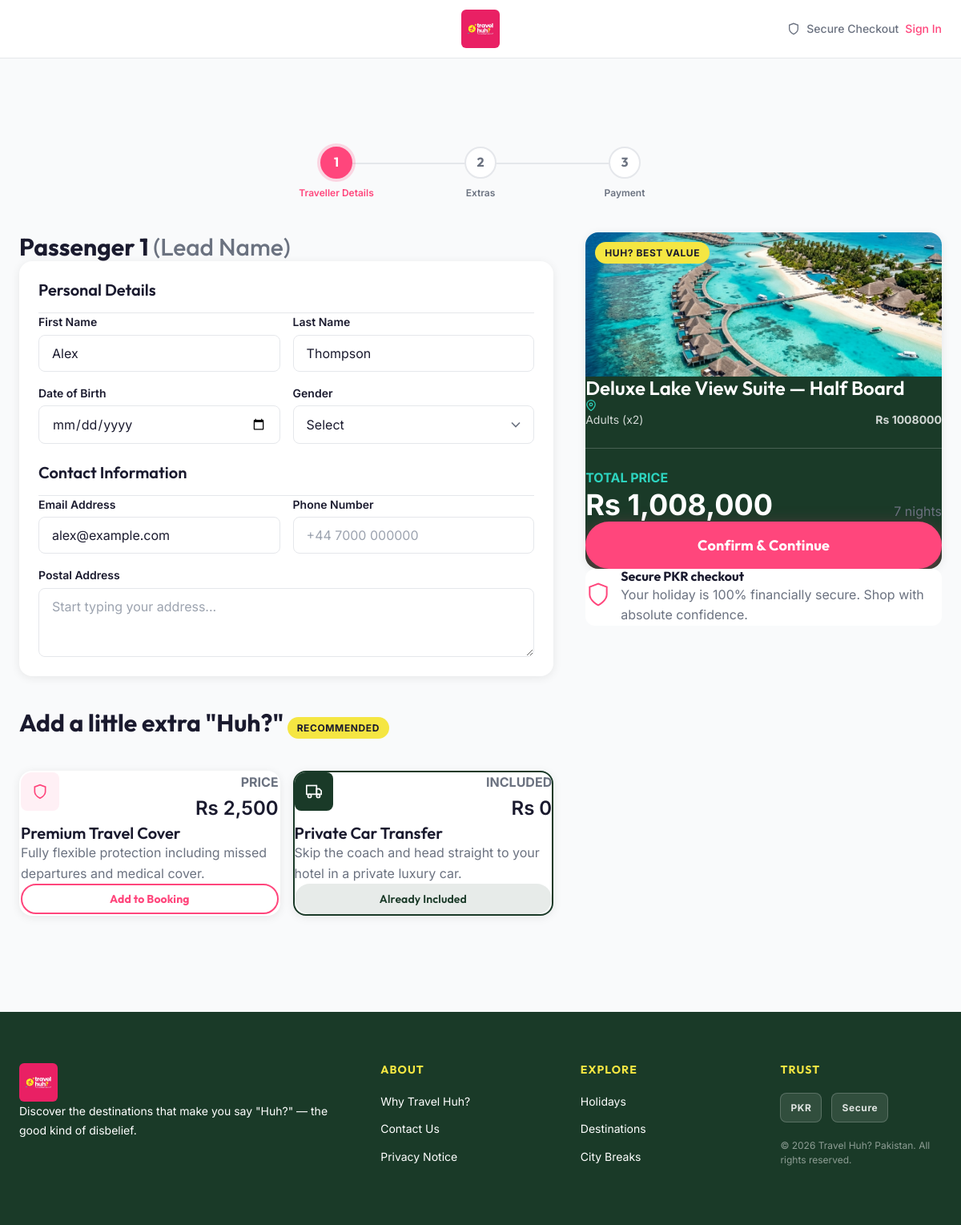
The page /checkout/?check_in=2026-07-15&check_out=2026-07-22&guests=2&room_id=2 on the database its author committed.
### travel/models.py (models this page shows, shortened)
class PhotoMixin:
    def get_image_url(self):
        photo = getattr(self, 'photo', None)
        if photo:
            return photo.url
        legacy = getattr(self, 'image', '') or ''
        if legacy:
            return staticfiles_storage.url(legacy)
        return staticfiles_storage.url('images/hotel-room.jpg')
    @property
    def image_url(self):
        return self.get_image_url()

class Room(PhotoMixin, models.Model):
    BED_TYPES = [
        ('Single', 'Single/twin'),
        ('Double', 'Double'),
        ('King', 'King'),
        ('Queen', 'Queen'),
        ('Bunk', 'Bunk bed'),
    ]
    hotel = models.ForeignKey(Hotel, related_name='rooms', on_delete=models.CASCADE)
    name = models.CharField(max_length=160)
    image = models.CharField(max_length=255, blank=True)
    photo = models.ImageField(upload_to='rooms/', blank=True)
    board_basis = models.CharField(max_length=80)
    price_per_person = models.DecimalField(max_digits=8, decimal_places=2)
    max_guests = models.PositiveIntegerField(default=2)
    features = models.JSONField(default=list, blank=True)
    room_offers = models.JSONField(default=list, blank=True)
    room_amenities = models.JSONField(default=list, blank=True)
    bed_type = models.CharField(max_length=50, choices=BED_TYPES, default='Double')
    number_of_bedrooms = models.PositiveIntegerField(default=1)
    kids_stay_free = models.BooleanField(default=False)

class Hotel(PhotoMixin, models.Model):
    PROPERTY_TYPES = [
        ('Hotel', 'Hotel'),
        ('Guesthouse', 'Guesthouse/bed and breakfast'),
        ('Apartment', 'Entire homes & apartments'),
        ('Flat', 'Apartment/Flat'),
        ('Resort', 'Resort'),
        ('Hostel', 'Hostel'),
        ('Homestay', 'Homestay'),
        ('House', 'Entire House'),
        ('HolidayPark', 'Holiday park/caravan park'),
    ]
    name = models.CharField(max_length=160)
    slug = models.SlugField(unique=True)
    owner = models.ForeignKey(User, on_delete=models.CASCADE, related_name='hotels', null=True, blank=True)
    destination = models.ForeignKey(Destination, related_name='hotels', on_delete=models.PROTECT, null=True, blank=True)
    image = models.CharField(max_length=255, blank=True)
    photo = models.ImageField(upload_to='hotels/', blank=True)
    rating = models.DecimalField(max_digits=2, decimal_places=1, default=5.0)
    price_per_person = models.DecimalField(max_digits=8, decimal_places=2)
    board_basis = models.CharField(max_length=80)
    facilities = models.JSONField(default=list)
    latitude = models.DecimalField(max_digits=9, decimal_places=6, null=True, blank=True)
    longitude = models.DecimalField(max_digits=9, decimal_places=6, null=True, blank=True)
    property_type = models.CharField(max_length=50, choices=PROPERTY_TYPES, default='Hotel')
    payment_options = models.JSONField(default=list, blank=True)
    location_rating = models.DecimalField(max_digits=3, decimal_places=1, default=8.0)
    distance_to_center = models.DecimalField(max_digits=5, decimal_places=2, default=5.0, help_text="Distance to center in km")
    special_tags = models.JSONField(default=list, blank=True)

### travel/views.py (the view, shortened to what this page needs)
# urls.py: path('checkout/', views.checkout, name='checkout'),
def checkout(request):
    start_date, end_date = parse_stay(request.GET.get('check_in'), request.GET.get('check_out'))
    guests = parse_guests(request.GET.get('guests'))
    nights = stay_nights(start_date, end_date)
    room = Room.objects.select_related('hotel').filter(pk=request.GET.get('room_id')).first()
    room_total = (room.price_per_person * guests * nights) if room else None
    transport_id = request.GET.get('transport_id')
    transport_route = TransportRoute.objects.filter(pk=transport_id).first() if transport_id else None
    transport_total = (transport_route.price_per_person * guests) if transport_route else None
    return render(request, 'checkout.html', {
        'check_in': start_date.isoformat(),
        'check_out': end_date.isoformat(),
        'guests': guests,
        'nights': stay_nights(start_date, end_date),
        'room': room,
        'room_total': room_total,
        'transport_route': transport_route,
        'transport_total': transport_total,
        'cover_price': TRAVEL_COVER_PRICE,
    })

### templates/checkout.html (shortened to what this page needs)
<!DOCTYPE html>
{% load static %}
<html lang="en">
<head>
  <link rel="stylesheet" href="{% static 'css/style.css' %}">
  <link rel="stylesheet" href="{% static 'css/components.css' %}">
</head>
<body class="bg-light">
  <nav class="navbar" id="navbar">
    <div class="navbar__inner" style="justify-content: center;">
      <a href="{% url 'home' %}" class="navbar__logo">
        <img src="{% static 'logo.jpeg' %}" alt="Travel Huh? Logo" class="site-logo">
      </a>
      <div style="position: absolute; right: var(--space-6); display: flex; align-items: center; gap: var(--space-2); color: var(--color-text-muted); font-size: var(--text-sm); font-weight: 500;">
        <svg width="16" height="16" viewBox="0 0 24 24" fill="none" stroke="currentColor" stroke-width="2"><path d="M12 22s8-4 8-10V5l-8-3-8 3v7c0 6 8 10 8 10z"></path></svg> Secure Checkout
        {% if user.is_authenticated %}<a href="{% url 'logout' %}" class="text-pink">Sign Out</a>{% else %}<a href="{% url 'login' %}" class="text-pink">Sign In</a>{% endif %}
      </div>
    </div>
  </nav>
  <main class="page-wrapper" style="padding-bottom: 80px;">
    <div class="container section section--sm">
      <div class="checkout-stepper mb-10">
        <div class="steps">
          <div class="step active">
            <div class="step__circle">1</div>
            <div class="step__label">Traveller Details</div>
          </div>
          <div class="step">
            <div class="step__circle">2</div>
            <div class="step__label">Extras</div>
          </div>
          <div class="step">
            <div class="step__circle">3</div>
            <div class="step__label">Payment</div>
          </div>
        </div>
      </div>
      <form class="checkout-layout" id="checkout-form" method="post" action="{% url 'checkout' %}">
        <div class="checkout-main">
          <h2 class="heading-3 mb-6">Passenger 1 <span class="text-muted text-lg fw-medium">(Lead Name)</span></h2>
          <div class="card p-6 mb-8">
            <h3 class="heading-5 mb-4 border-bottom pb-4" style="border-bottom: 1px solid var(--color-border); padding-bottom: 1rem;">Personal Details</h3>
            <div class="form-grid mb-6">
              <div class="form-group">
                <label class="form-label" for="firstName">First Name</label>
                <input type="text" id="firstName" name="first_name" class="form-input" placeholder="e.g. Alex" value="Alex">
              </div>
              <div class="form-group">
                <label class="form-label" for="lastName">Last Name</label>
                <input type="text" id="lastName" name="last_name" class="form-input" placeholder="e.g. Thompson" value="Thompson">
              </div>
              <div class="form-group">
                <label class="form-label" for="dob">Date of Birth</label>
                <input type="date" id="dob" name="date_of_birth" class="form-input">
              </div>
              <div class="form-group">
                <label class="form-label" for="gender">Gender</label>
                <select id="gender" name="gender" class="form-select">
                  <option value="" disabled selected>Select</option>
                </select>
              </div>
            </div>
            <h3 class="heading-5 mb-4 mt-6 border-bottom pb-4" style="border-bottom: 1px solid var(--color-border); padding-bottom: 1rem;">Contact Information</h3>
            <div class="form-grid">
              <div class="form-group">
                <label class="form-label" for="email">Email Address</label>
                <input type="email" id="email" name="email" class="form-input" placeholder="alex@example.com" value="alex@example.com">
              </div>
              <div class="form-group">
                <label class="form-label" for="phone">Phone Number</label>
                <input type="tel" id="phone" name="phone" class="form-input" placeholder="+44 7000 000000">
              </div>
              <div class="form-group" style="grid-column: 1 / -1;">
                <label class="form-label" for="address">Postal Address</label>
                <textarea id="address" name="address" class="form-input" rows="3" placeholder="Start typing your address..."></textarea>
              </div>
            </div>
          </div>
          <div class="section-header mb-4 mt-10">
            <h2 class="heading-3" style="display: inline-block;">Add a little extra "Huh?"</h2>
            <span class="badge badge--yellow ml-2" style="vertical-align: middle;">Recommended</span>
          </div>
          <div class="extras-grid">
            <div class="card p-5 extra-card">
              <div class="extra-card__header mb-3">
                <div class="extra-card__icon bg-pink-light text-pink">
                  <svg width="20" height="20" viewBox="0 0 24 24" fill="none" stroke="currentColor" stroke-width="2"><path d="M12 22s8-4 8-10V5l-8-3-8 3v7c0 6 8 10 8 10z"></path></svg>
                </div>
                <div class="text-right">
                  <div class="text-xs text-muted fw-bold text-uppercase">PRICE</div>
                  <div class="heading-4 text-text">Rs 2,500</div>
                </div>
              </div>
              <h4 class="heading-5 mb-2">Premium Travel Cover</h4>
              <p class="text-sm text-muted mb-4">Fully flexible protection including missed departures and medical cover.</p>
              <button class="btn btn--outline btn--sm w-100" type="button" id="btn-add-cover">Add to Booking</button>
            </div>
            <div class="card p-5 extra-card extra-card--included border-green">
              <div class="extra-card__header mb-3">
                <div class="extra-card__icon bg-green text-white">
                  <svg width="20" height="20" viewBox="0 0 24 24" fill="none" stroke="currentColor" stroke-width="2"><rect x="1" y="3" width="15" height="13"></rect><polygon points="16 8 20 8 23 11 23 16 16 16 16 8"></polygon><circle cx="5.5" cy="18.5" r="2.5"></circle><circle cx="18.5" cy="18.5" r="2.5"></circle></svg>
                </div>
                <div class="text-right">
                  <div class="text-xs text-muted fw-bold text-uppercase">INCLUDED</div>
                  <div class="heading-4 text-text">Rs 0</div>
                </div>
              </div>
              <h4 class="heading-5 mb-2">Private Car Transfer</h4>
              <p class="text-sm text-muted mb-4">Skip the coach and head straight to your hotel in a private luxury car.</p>
              <button class="btn btn--ghost btn--sm w-100" disabled style="color: var(--color-green); font-weight: 600; background: rgba(26,58,40,0.1); border-color: transparent;">Already Included</button>
            </div>
          </div>
        </div>
        <aside class="checkout-sidebar">
          <div class="summary-card card">
            <div class="summary-card__header">
              <span class="badge badge--yellow" style="position: absolute; top: 12px; left: 12px; z-index: 2;">HUH? BEST VALUE</span>
              <img src="{% if room %}{{ room.hotel.image_url }}{% else %}{% static 'images/dest-maldives.jpg' %}{% endif %}" alt="{% if room %}{{ room.hotel.name }}{% else %}Holiday summary{% endif %}" class="summary-card__img">
            </div>
            <div class="summary-card__body p-5 bg-green text-white">
              <h3 class="heading-4 mb-2 text-white" id="checkout-hotel-name">{% if room %}{{ room.name }} — {{ room.board_basis }}{% else %}Choose a northern Pakistan stay{% endif %}</h3>
              <div class="text-sm text-cyan mb-6 d-flex align-items-center gap-1">
                <svg width="14" height="14" viewBox="0 0 24 24" fill="none" stroke="currentColor" stroke-width="2"><path d="M21 10c0 7-9 13-9 13s-9-6-9-13a9 9 0 0 1 18 0z"></path><circle cx="12" cy="10" r="3"></circle></svg>
              </div>
              <div class="summary-list">
                <div class="summary-list__item">
                  <span id="checkout-adults-label">Adults (x{{ guests }})</span>
                  <span class="fw-bold" id="checkout-room-total">{% if room_total %}Rs {{ room_total|floatformat:0 }}{% else %}—{% endif %}</span>
                </div>
              </div>
              <div class="divider" style="background: rgba(255,255,255,0.2);"></div>
                <div class="summary-total d-flex justify-content-between align-items-end mb-6">
                <div>
                  <div class="text-xs text-uppercase fw-bold text-cyan mb-1">TOTAL PRICE</div>
                  <div class="heading-2 text-white" id="total-price"
                       data-room-total="{% if room_total %}{{ room_total }}{% else %}0{% endif %}"
                       data-transport-total="{% if transport_total %}{{ transport_total }}{% else %}0{% endif %}"
                       data-cover-price="{{ cover_price }}">
                  </div>
                </div>
                <div class="text-xs text-muted">{{ nights }} night{{ nights|pluralize }}</div>
              </div>
              <button class="btn btn--primary w-100" id="confirm-booking" type="button" style="font-size: var(--text-lg); padding: 1rem;">Confirm & Continue</button>
            </div>
          </div>
          <div class="trust-box bg-white border border-border p-4 rounded-lg mt-4 d-flex align-items-center gap-3">
            <div class="text-pink">
              <svg width="32" height="32" viewBox="0 0 24 24" fill="none" stroke="currentColor" stroke-width="1.5"><path d="M12 22s8-4 8-10V5l-8-3-8 3v7c0 6 8 10 8 10z"></path></svg>
            </div>
            <div>
              <h4 class="text-sm fw-bold">Secure PKR checkout</h4>
              <p class="text-xs text-muted">Your holiday is 100% financially secure. Shop with absolute confidence.</p>
            </div>
          </div>
        </aside>
      </form>
    </div>
  </main>
  <footer class="footer">
    <div class="container">
      <div class="footer__grid">
        <div class="footer__brand">
          <a href="{% url 'home' %}" class="footer__brand-logo">
            <img src="{% static 'logo.jpeg' %}" alt="Travel Huh? Logo" class="site-logo">
          </a>
          <p class="footer__brand-tagline">Discover the destinations that make you say "Huh?" — the good kind of disbelief.</p>
        </div>
        <div>
          <h4 class="footer__col-title">About</h4>
          <ul class="footer__links">
            <li><a href="#" class="footer__link">Why Travel Huh?</a></li>
            <li><a href="#" class="footer__link">Contact Us</a></li>
            <li><a href="#" class="footer__link">Privacy Notice</a></li>
          </ul>
        </div>
        <div>
          <h4 class="footer__col-title">Explore</h4>
          <ul class="footer__links">
            <li><a href="#" class="footer__link">Holidays</a></li>
            <li><a href="#" class="footer__link">Destinations</a></li>
            <li><a href="#" class="footer__link">City Breaks</a></li>
          </ul>
        </div>
        <div>
          <h4 class="footer__col-title">Trust</h4>
          <div class="footer__trust-badges">
            <span class="footer__trust-badge">PKR</span>
            <span class="footer__trust-badge">Secure</span>
          </div>
          <p style="font-size: var(--text-xs); color: rgba(255,255,255,0.5); line-height: 1.5;">© 2026 Travel Huh? Pakistan. All rights reserved.</p>
        </div>
      </div>
    </div>
  </footer>
</body>
</html>

### rows shown on the page
Room: hotel.image_url (picture), name "Deluxe Lake View Suite", board_basis "Half Board"

### other values the page prints
{{ guests }} "2"
{{ room_total|floatformat:0 }} "1008000"
{{ nights }} "7"
